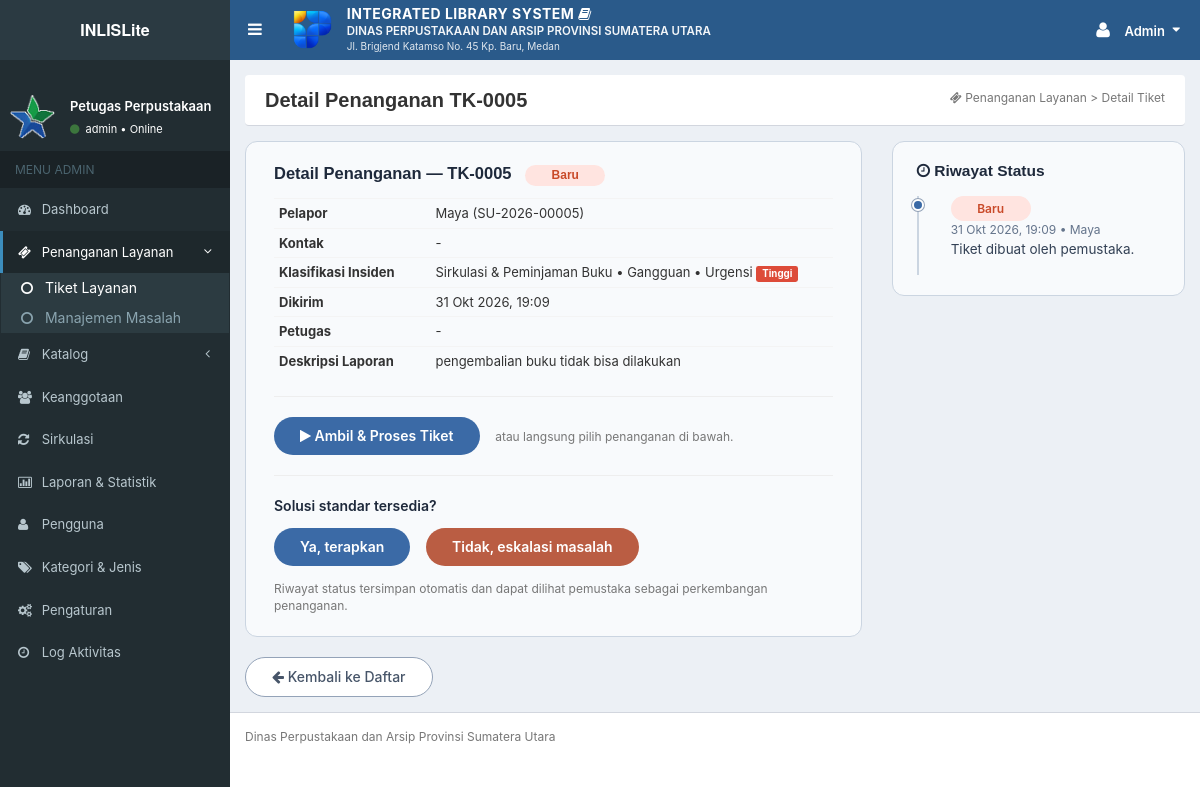
The app's page /admin/tiket_detail.php?id=5 (signed in) with its own data.
### tables this page shows
CREATE TABLE `users` (
  `id_user` int(10) UNSIGNED NOT NULL,
  `nama` varchar(100) NOT NULL,
  `username` varchar(50) NOT NULL,
  `email` varchar(100) DEFAULT NULL,
  `password` varchar(255) NOT NULL COMMENT 'hash bcrypt (password_hash)',
  `peran` enum('Admin','Pemustaka','Pimpinan') NOT NULL,
  `status` enum('Aktif','Nonaktif') NOT NULL DEFAULT 'Aktif',
  `last_login` datetime DEFAULT NULL,
  `created_at` datetime NOT NULL DEFAULT current_timestamp(),
  `updated_at` datetime NOT NULL DEFAULT current_timestamp() ON UPDATE current_timestamp()
);

CREATE TABLE `tiket_insiden` (
  `id_tiket` int(10) UNSIGNED NOT NULL,
  `nomor_tiket` varchar(20) NOT NULL,
  `id_pelapor` int(10) UNSIGNED NOT NULL,
  `id_admin` int(10) UNSIGNED DEFAULT NULL,
  `jenis` varchar(60) NOT NULL,
  `kategori` varchar(60) NOT NULL,
  `urgensi` enum('Rendah','Sedang','Tinggi') NOT NULL DEFAULT 'Rendah',
  `deskripsi` text NOT NULL,
  `kontak` varchar(100) DEFAULT NULL,
  `status` enum('Baru','Diproses','Selesai') NOT NULL DEFAULT 'Baru',
  `penanganan` text DEFAULT NULL COMMENT 'catatan penanganan / solusi',
  `tanggal_diproses` datetime DEFAULT NULL,
  `tanggal_selesai` datetime DEFAULT NULL,
  `rating` tinyint(3) UNSIGNED DEFAULT NULL COMMENT 'kepuasan pemustaka 1-5',
  `ulasan` varchar(255) DEFAULT NULL,
  `tanggal_dibuat` datetime NOT NULL DEFAULT current_timestamp(),
  `updated_at` datetime NOT NULL DEFAULT current_timestamp() ON UPDATE current_timestamp()
);

CREATE TABLE `anggota` (
  `id_anggota` int(10) UNSIGNED NOT NULL,
  `id_user` int(10) UNSIGNED DEFAULT NULL,
  `nomor_anggota` varchar(30) NOT NULL,
  `nama` varchar(100) NOT NULL,
  `jenis_anggota` enum('Umum','Pelajar','Mahasiswa','Pegawai') NOT NULL DEFAULT 'Umum',
  `jenis_kelamin` enum('Laki-laki','Perempuan') DEFAULT NULL,
  `alamat` varchar(255) DEFAULT NULL,
  `telepon` varchar(20) DEFAULT NULL,
  `email` varchar(100) DEFAULT NULL,
  `tanggal_daftar` date NOT NULL,
  `masa_berlaku` date NOT NULL,
  `status` enum('Aktif','Nonaktif') NOT NULL DEFAULT 'Aktif',
  `created_at` datetime NOT NULL DEFAULT current_timestamp(),
  `updated_at` datetime NOT NULL DEFAULT current_timestamp() ON UPDATE current_timestamp()
);

CREATE TABLE `tiket_riwayat` (
  `id_riwayat` int(10) UNSIGNED NOT NULL,
  `id_tiket` int(10) UNSIGNED NOT NULL,
  `id_user` int(10) UNSIGNED DEFAULT NULL,
  `status_lama` enum('Baru','Diproses','Selesai') DEFAULT NULL,
  `status_baru` enum('Baru','Diproses','Selesai') NOT NULL,
  `catatan` text DEFAULT NULL,
  `created_at` datetime NOT NULL DEFAULT current_timestamp()
);

### admin/tiket_detail.php (the view, shortened to what the rows shown need)
<?php
require dirname(__DIR__) . '/app/bootstrap.php';
require APP_ROOT . '/app/views/layout.php';
$admin = Auth::wajib(['Admin']);
$id = (int)get('id');
$t = PermintaanLayanan::cari($id);
$masalah = Masalah::cariTiket($id);
$riwayat = PermintaanLayanan::riwayat($id);
$selesai = $t['status'] === 'Selesai';
tampil_header('Detail Penanganan ' . $t['nomor_tiket'], 'tiket', ['ikon' => 'ticket', 'crumb' => 'Penanganan Layanan > Detail Tiket']);
?>
<div class="row">
<div class="col-md-8">
    <div class="detail-card" style="margin-bottom:20px">
        <h3 class="detail-heading">Detail Penanganan &mdash; <?= e($t['nomor_tiket']) ?> &nbsp; <?= badge_status($t['status']) ?></h3>
        <table class="table table-condensed" style="background:transparent;margin-bottom:6px">
            <tr><td width="28%"><b>Pelapor</b></td><td><?= e($t['nama_pelapor']) ?> <?= $t['nomor_anggota'] ? '(' . e($t['nomor_anggota']) . ')' : '' ?></td></tr>
            <tr><td><b>Kontak</b></td><td><?= e($t['kontak'] ?: '-') ?></td></tr>
            <tr><td><b>Klasifikasi Insiden</b></td><td><?= e(label_kategori($t['kategori'])) ?> &bull; <?= e($t['jenis']) ?> &bull; Urgensi <?= badge_urgensi($t['urgensi']) ?></td></tr>
            <tr><td><b>Dikirim</b></td><td><?= e(tgl_waktu($t['tanggal_dibuat'])) ?></td></tr>
            <tr><td><b>Petugas</b></td><td><?= e($t['nama_admin'] ?? '-') ?></td></tr>
            <tr><td valign="top"><b>Deskripsi Laporan</b></td><td class="pre-wrap"><?= e($t['deskripsi']) ?></td></tr>
        </table>
        <?php if (!$selesai): ?>
            <hr>
            <?php if ($t['status'] === 'Baru'): ?>
                <form method="post" style="display:inline" action="<?= e(url('admin/tiket_detail.php?id=' . $id)) ?>">
                    <button class="btn-blue-pill" style="margin-right:12px"><i class="fa fa-play"></i> Ambil &amp; Proses Tiket</button>
                </form>
                <span class="form-hint">atau langsung pilih penanganan di bawah.</span>
                <hr>
            <?php endif; ?>
            <?php if (!$masalah): ?>
                <div class="detail-prompt">Solusi standar tersedia?</div>
                <div>
                    <button type="button" class="btn-blue-pill" style="margin-right:12px" data-toggle="collapse" data-target="#f-standar">Ya, terapkan</button>
                    <button type="button" class="btn-terracotta-pill" data-toggle="collapse" data-target="#f-eskalasi">Tidak, eskalasi masalah</button>
                </div>
            <?php endif; ?>
            <div class="form-hint" style="margin-top:14px">Riwayat status tersimpan otomatis dan dapat dilihat pemustaka sebagai perkembangan penanganan.</div>
        <?php endif; ?>
    </div>
</div>
<div class="col-md-4">
    <div class="content-box">
        <ul class="timeline-lite">
            <?php foreach ($riwayat as $r): ?>
                <li>
                    <div><?= $r['status_lama'] && $r['status_lama'] !== $r['status_baru'] ? e($r['status_lama']) . ' &rarr; ' : '' ?><?= badge_status($r['status_baru']) ?></div>
                    <div class="when"><?= e(tgl_waktu($r['created_at'])) ?><?= $r['nama_user'] ? ' &bull; ' . e($r['nama_user']) : '' ?></div>
                    <?php if ($r['catatan']): ?><div class="note"><?= e($r['catatan']) ?></div><?php endif; ?>
                </li>
            <?php endforeach; ?>
        </ul>
    </div>
</div>
</div>
<?php
tampil_footer([], <<<'JS'
$('#pilih-solusi').on('change', function () {
    if (this.value) { $('#catatan').val(this.value); }
});
JS);

### app/views/layout.php (shortened to what the rows shown need)
<?php
function tampil_header(string $judul, string $aktif = '', array $opsi = []): void
{
    $u = Auth::user();
    $peran = $u['peran'] ?? 'Pemustaka';
    ?>
<!DOCTYPE html>
<html lang="id">
<head>
    <link href="<?= e(asset('css/bootstrap.css')) ?>" rel="stylesheet">
    <link href="<?= e(asset('css/font-awesome.min.css')) ?>" rel="stylesheet">
    <link href="<?= e(asset('css/AdminLTE.css')) ?>" rel="stylesheet">
    <link href="<?= e(asset('css/_all-skins.css')) ?>" rel="stylesheet">
    <link href="<?= e(asset('css/sweetalert.css')) ?>" rel="stylesheet">
    <link href="<?= e(asset('css/app.css')) ?>" rel="stylesheet">
</head>
<body class="skin-blue sidebar-mini">
<div class="wrapper">
    <header class="main-header no-print">
        <nav class="navbar navbar-static-top" style="background-color:#2a5a8a;min-height:60px;">
            <div class="navbar-custom-menu">
                <ul class="nav navbar-nav" style="padding-top:5px;">
                    <li class="dropdown user user-menu">
                        <a href="#" class="dropdown-toggle" data-toggle="dropdown" style="padding-top:15px;padding-bottom:15px;" aria-label="Menu akun">
                            <i class="fa fa-user fa-lg"></i>
                            <span class="hidden-xs nama-user"><?= e($u['nama'] ?? '') ?></span>
                            <i class="fa fa-caret-down" style="margin-left:4px;"></i>
                        </a>
                    </li>
                </ul>
            </div>
        </nav>
    </header>
    <aside class="main-sidebar no-print">
        <section class="sidebar">
            <div class="user-panel">
                <div class="pull-left info">
                    <p><?= e($peran === 'Admin' ? 'Petugas Perpustakaan' : ($peran === 'Pimpinan' ? 'Pimpinan / Kepala Dinas' : 'Pemustaka')) ?></p>
                    <a href="#"><i class="fa fa-circle text-success"></i> <?= e($u['username'] ?? '') ?> &bull; Online</a>
                </div>
            </div>
        </section>
    </aside>
    <div class="content-wrapper" style="background-color:#ecf0f5;">
        <section class="content" style="padding-top:15px;">
    <?php
}
function tampil_footer(array $skrip = [], string $inline = ''): void
{
    ?>
        </section>
    </div>
</div>
</body>
</html>
    <?php
}

### app/helpers.php (shortened to what the rows shown need)
<?php
function e($v): string
{
    return htmlspecialchars((string)($v ?? ''), ENT_QUOTES | ENT_SUBSTITUTE, 'UTF-8');
}
function url(string $path = ''): string
{
    return BASE_URL . '/' . ltrim($path, '/');
}
function asset(string $path): string
{
    return url('assets/' . ltrim($path, '/'));
}
function tgl(?string $d, bool $pendek = true): string
{
    $t = strtotime($d);
    $b = BULAN_ID[(int)date('n', $t)];
    return date('j', $t) . ' ' . ($pendek ? substr($b, 0, 3) : $b) . ' ' . date('Y', $t);
}
function tgl_waktu(?string $d): string
{
    $t = strtotime($d);
    return $t === false ? '-' : tgl($d) . ', ' . date('H:i', $t);
}
function badge_status(string $status): string
{
    $map = [
        'Baru' => 'baru', 'Diproses' => 'diproses', 'Selesai' => 'selesai', 'Dianalisis' => 'diproses',
    ];
    $c = $map[$status] ?? 'selesai';
    return '<span class="status-badge ' . $c . '">' . e($status) . '</span>';
}
function badge_urgensi(string $u): string
{
    $c = ['Tinggi' => 'danger', 'Sedang' => 'warning', 'Rendah' => 'default'][$u] ?? 'default';
    return '<span class="label label-' . $c . '">' . e($u) . '</span>';
}
function label_kategori(string $k): string
{
    return $k;
}

### records on screen
users: nama "Admin", username "admin"
tiket_insiden: nomor_tiket "TK-0005", status "Baru", users.nama "Maya", anggota.nomor_anggota "SU-2026-00005", kontak "-", kategori "Sirkulasi & Peminjaman Buku", jenis "Gangguan", urgensi "Tinggi", tanggal_dibuat "31 Okt 2026, 19:09", deskripsi "pengembalian buku tidak bisa dilakukan"
tiket_riwayat: status_baru "Baru", created_at "31 Okt 2026, 19:09", id_user.nama "Maya", catatan "Tiket dibuat oleh pemustaka."

### other values on screen
mb_strtoupper($nmPerpus) "DINAS PERPUSTAKAAN DAN ARSIP PROVINSI SUMATERA UTARA"
$alamat "Jl. Brigjend Katamso No. 45 Kp. Baru, Medan"
mb_strtoupper($peran) "ADMIN"
$m[0] "Dashboard"
$m[0] "Penanganan Layanan"
$a[0] "Tiket Layanan"
$a[0] "Manajemen Masalah"
$m[0] "Katalog"
$m[0] "Keanggotaan"
$m[0] "Sirkulasi"
$m[0] "Laporan & Statistik"
$m[0] "Pengguna"
$m[0] "Kategori & Jenis"
$m[0] "Pengaturan"
$m[0] "Log Aktivitas"
